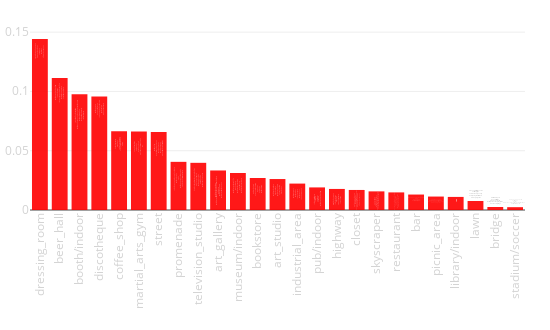

The notebook cell saved with this chart:
### Code cell
tags_rate(city_data)

### Figure 1 — Plotly figure (JSON) as saved in the notebook; plotly's stock layout.template omitted (floating-point values rounded to 4 significant figures)
{"data": [{"hoverinfo": "y+text", "marker": {"color": "red"}, "opacity": 0.9, "text": ["Lenaslovelyvintage<br>TFM_Berlin<br>STUDIO67<br>The_Heks_Laboratory<br>Zalando_Content_Creation", "Hofbr_uhaus_M_nchen<br>Hofbrauhaus_HB_Berlin<br>Augustiner_am_Gendarmenmarkt<br>ottorink_weinbar<br>Irish_Pub_Europacenter_Berlin", "Messe_Berlin_Vital<br>Mercure_Hotel_MOA_Berlin<br>Angleterre_Hotel_Berlin<br>WECC_Westhafen_Event_Convention_Center_Berlin<br>bcc_Berliner_Congress_Center", "Berlin_Salsa_Congress<br>Odyssee_Berlin<br>Green_Mango_Karaokebar<br>house_of_weekend<br>Hafenbar_Berlin", "wild_caff_<br>Pure_Origins_Estate_Coffee<br>Einstein_Kaffe_am_Alex<br>Cafe_Einstein<br>Westberlin_bar_shop", "Fitx<br>Spree_Crossfit_In_Squat_We_Trust<br>John_Reed_Fitness<br>Spindler_Klatt<br>FitX_Berlin_S_dkreuz", "Schl_terstra_e_Ecke_Kurf_rstendamm<br>Checkpoint_Charlie<br>Checkpoint_Charlie<br>Checkpoint_Charlie_Museum<br>MyFest_Berlin", "Berlin_Friedrichstra_e_An_Der_Spree<br>Spreeufer_Hauptbahnhof_Berlin<br>Spree<br>Spree_River_Berlin<br>Unter_den_Linden_Brandenburger_Tor", "Madame_Tussauds_Berlin<br>Zig_Zag_Jazz_Club<br>n_tv_RTL_Studio_Berlin<br>Quatsch_Comedy_Club<br>Stage_Bluemax_Berlin_Blue_Man_Group", "Salvador_Dali_Museum_Berlin<br>Blain_Southern_Berlin<br>Galerie_Judin<br>Dal_Die_Ausstellung_am_Potsdamer_Platz_Museum_in_Berlin<br>Old_National_Gallery_Berlin", "New_National_Gallery_Berlin<br>Neues_Museum<br>Old_National_Gallery_Berlin<br>Gem_ldegalerie<br>Egyptian_Museum_of_Berlin", "Ritter_Sport_Berlin<br>Space_Hall<br>TASCHEN<br>RitterSport_Schokowelt<br>Joseph_Roth_Diele", "Taiko_Gallery<br>Bl_ckfisk_Tattoo_Co_<br>Blain_Southern_Berlin<br>East_Side_Gallery<br>East_Side_Gallery_Berlin", "panoramapunkt<br>Tv_Tower_Berlin<br>Kollhoff_Tower<br>TV_tower_Berlin<br>Fernsehturm_Berlin", "Irish_Pub_Europacenter_Berlin<br>John_Muir<br>THE_MEAT<br>Hotel_Bar<br>Bellucci_Ristorante_Bar", "Victory_Tower<br>Berlin_Victory_Column<br>Siegess_ule<br>Stra_e_des_17_Juni<br>Columna_de_la_Victoria", "Lenaslovelyvintage<br>ANDREAS_MURKUDIS<br>LNFA_Conceptstore_Agency_Events<br>PREMIUM_Berlin<br>mientus_FLAGSHIP_Store", "Potsdamer_Platz_Berlin_Germany<br>Bahnhof_Berlin_Potsdamer_Platz<br>Potsdammer_Platz_Berlin<br>Potsdamer_Platz<br>Breitscheidplatz", "Restaurant_Entrecote<br>Ristorante_Sale_e_Tabacchi<br>Lucky_Leek<br>Ristorante_a_Mano<br>Lutter_Wegner_am_Gendarmenmarkt", "Berlin_European_Bartender_School<br>ORA<br>BRYK_BAR<br>John_Muir<br>Absinthdepot", "Prinzessinneng_rten<br>Biergarten_in_Tiergarten<br>Volkspark_Friedrichshain<br>James_Simon_Park_Kleiner_Monbijoupark<br>Kleiner_Tiergarten", "Staatsbibliothek_zu_Berlin_Haus_Unter_den_Linden_<br>Jacob_und_Wilhelm_Grimm_Zentrum<br>Staatsbibliothek_zu_Berlin<br>B_se_Buben_Bar<br>Fine_Bagels", "Pfaueninsel_Im_Wannsee<br>Cecilieng_rten<br>Sommerbad_Neuk_lln<br>Volkspark_Friedrichshain<br>Kleiner_Tiergarten", "Gleisdreieckpark<br>Jannowitzbr_cke<br>Riogrande_Berlin<br>Berlin_Bornholmer_Stra_e_station<br>Oberbaum_Bridge", "Olympia_Stadion_Berlin<br>Poststadion<br>Berlino<br>Internationales_Deutsches_Turnfest_Berlin_2017<br>Brasil_Brasileiro_Berlin"], "type": "bar", "uid": "2295470c-3c32-11e9-8a43-3c15c2cf2370", "x": ["dressing_room", "beer_hall", "booth/indoor", "discotheque", "coffee_shop", "martial_arts_gym", "street", "promenade", "television_studio", "art_gallery", "museum/indoor", "bookstore", "art_studio", "industrial_area", "pub/indoor", "highway", "closet", "skyscraper", "restaurant", "bar", "picnic_area", "library/indoor", "lawn", "bridge", "stadium/soccer"], "y": [0.1442, 0.1114, 0.09753, 0.09581, 0.06641, 0.06619, 0.06575, 0.04062, 0.0398, 0.03334, 0.03123, 0.027, 0.02613, 0.02228, 0.01905, 0.01776, 0.01691, 0.01571, 0.01484, 0.01304, 0.01134, 0.01104, 0.007609, 0.002552, 0.002382]}], "layout": {"height": 330, "margin": {"b": 120, "l": 30, "r": 25, "t": 30}, "showlegend": false, "width": 550, "xaxis": {"tickangle": -90, "tickfont": {"color": "lightgrey", "size": 11.5}}, "xaxis2": {"tickangle": -90, "tickfont": {"color": "lightgrey", "size": 11.5}}, "yaxis": {"tickfont": {"color": "lightgrey", "size": 11.5}}, "yaxis2": {"tickfont": {"color": "lightgrey", "size": 11.5}}}}
